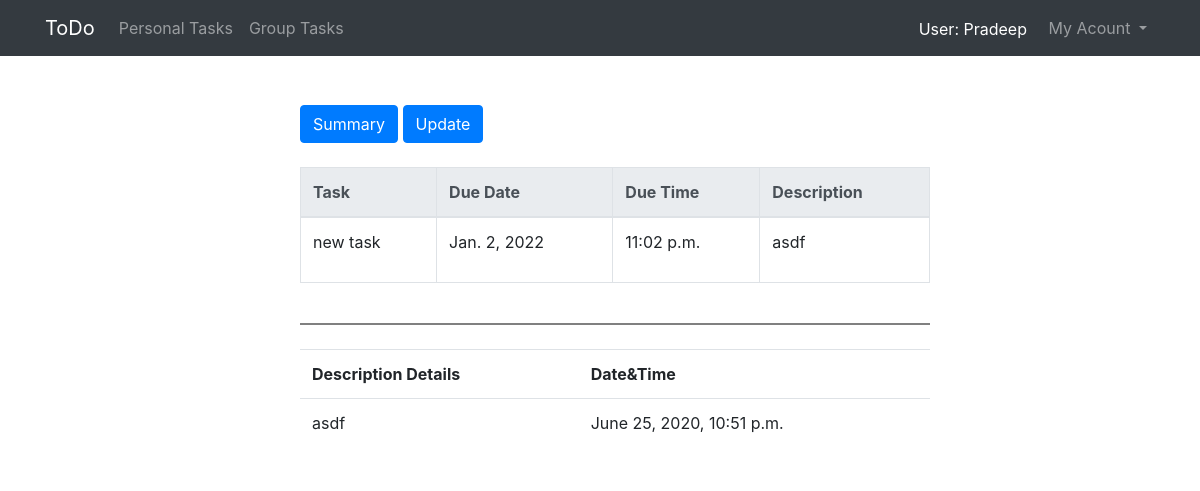
The app's page /6/description (signed in) with its own data.
### todoapp/models.py (models this page shows)
class ToDoModel(models.Model):
	user=models.ForeignKey(User,related_name='todolist',on_delete=models.CASCADE,null=True)
	task=models.CharField(max_length=60)
	date=models.DateField()
	time=models.TimeField()
	status=models.CharField(max_length=60,default='todo')
	description=models.TextField(default=None)
	flagTask = models.CharField(max_length=60,default='no')

class SummaryModel(models.Model):
    taskId=models.ForeignKey(ToDoModel,related_name='todolist',on_delete=models.CASCADE,null=True)
    dateTime=models.DateTimeField(blank=True,default=None)
    description_summary=models.TextField(default='None')
    modefied_detail=models.CharField(max_length=60,default=None,null =True)
    created_update=models.CharField(max_length=60,default=None,null =True)

### todoapp/views.py (the view)
# urls.py: re_path(r'(?P<id>[\d]+)/description',v1.description_view),
def description_view(request,id):
    data=ToDoModel.objects.get(id=id)
    description_data=SummaryModel.objects.filter(taskId=id)
    mylist_data=ToDoModel.objects.filter(user=request.user,status='todo',flagTask='no')
    task_flag_update(request.user)
    return render(request,'todoapp/description.html',{"description_data":description_data,'id':id,'description':data.description,
        'current_user':request.user,'task':data.task,'time':data.time,'date':data.date,'data':mylist_data})

### todoapp/supporting_python.py (called while the page is built)
def task_flag_update(user):
    mylist_data = ToDoModel.objects.filter(user=user,status='todo',flagTask='no')
    current_date=str(datetime.now().date())+datetime.now().strftime("%H:%M")
    for task in mylist_data:
        tasktime=str(task.date)+task.time.strftime("%H:%M")
        if current_date == tasktime:
            task.flagTask = 'yes'
            task.save()

### template/todoapp/description.html (shortened to what this page needs)
<!DOCTYPE html>
{% extends "todoapp/base2.html" %}
{% block body_block %}
<div class="mylist">
  <br><br>
  <a href="/{{id}}/summary" class="btn btn-primary">Summary</a>
  <a href="/{{id}}/update" class="btn btn-primary">Update</a><br><br>
  <table  class="table table-bordered sortable" style="width: 70%">
    <thead class="thead-light">
      <tr>
        <th>Task</th>
        <th>Due Date</th>
        <th>Due Time</th>
        <th>Description</th>
      </tr>
    </thead>
        <tr>
          <td>{{task}}</a></td>
          <td>{{date}}</td>
          <td>{{time}}</td>
          {% if description != '' %}
              <td>{{description|linebreaks}}</td>
          {% else %}
              <td>-&nbsp&nbsp(empty)</td>
          {%endif%}
        </tr>
    </table><br>
    <div style="border-bottom: 2px solid grey; width:70%; "></div><br>
    <div class="task_description">
    <table class="table" style="width: 70%">
      <tr>
        <th >Description Details</th>
        <th >Date&Time</th>
      </tr>
      {%for data in description_data%}
        <tr>
          {% if data.description_summary != '' %}
            {% if data.description_summary != 'None' %}
             <td>{{data.description_summary|linebreaks}}</td>
             <td>{{data.dateTime}}</td>
             {% endif %}
          {% else %}
            <td>-&nbsp&nbsp(empty)</td>
            <td>{{data.dateTime}}</td>
          {% endif %}
        </tr>
      {%endfor%}
    </table>
</div>
</div>
 {%endblock%}

### template/todoapp/base2.html (shortened to what this page needs)
<!DOCTYPE html>
{%load static%}
{% load crispy_forms_tags %}
<html lang="en" dir="ltr">
  <head >
    <link rel="stylesheet" href="{%static "todoapp/todo_create.css"%}">
    <link rel="stylesheet" href="{%static "todoapp/form_style.css"%}">
    <link rel="stylesheet" href="{%static "todoapp/group_static.css"%}">
    <link rel="stylesheet" href="https://stackpath.bootstrapcdn.com/bootstrap/4.1.3/css/bootstrap.min.css">
    <link rel="stylesheet" href="https://maxcdn.bootstrapcdn.com/bootstrap/4.0.0/css/bootstrap.min.css">
    <link rel="stylesheet" href="https://cdnjs.cloudflare.com/ajax/libs/font-awesome/4.7.0/css/font-awesome.min.css">
  </head>
  <body class="body_class"  id="stop" onload="testfunction()">
      <nav class="navbar navbar-expand-md navbar-dark bg-dark fixed-top">
        <div class="container">
          <a class="navbar-brand" href="/mylist/mylist">ToDo</a>
          <div class="collapse navbar-collapse" id="navbarSupportedContent">
              <ul class="navbar-nav ">
                <li class="nav-item">
                    <a class="nav-link" href="/mylist/mylist">Personal Tasks</a>
                </li>
                <li class="nav-item">
                    <a class="nav-link" href="/group">Group Tasks</a>
                </li>
              </ul>
              <ul class="navbar-nav ml-auto">
                     <span style="color:white;padding-top:9px;"><li>User:&nbsp{{current_user|title}}</li></span> &nbsp&nbsp&nbsp
                     <li class="nav-item dropdown">
                          <a class="nav-link dropdown-toggle" href="#" id="navbarDropdown" role="button" data-toggle="dropdown">
                            My Acount
                          </a>
                    </li>
               </ul>
            </div>
            </div>
        </nav>
      {% block body_block %}{% endblock %}
  </body>
</html>

### static/todoapp/todo_create.css (style rules this page uses)
.mylist { width: 900px; top: 57px; margin-left: 300px; position: absolute; }
body { overflow-x: hidden; }

### records on screen
ToDoModel: task "new task", date "Jan. 2, 2022", time "11:02 p.m.", description "asdf"
SummaryModel: description_summary "asdf", dateTime "June 25, 2020, 10:51 p.m."

### other values on screen
{{ current_user|title }} "Pradeep"
